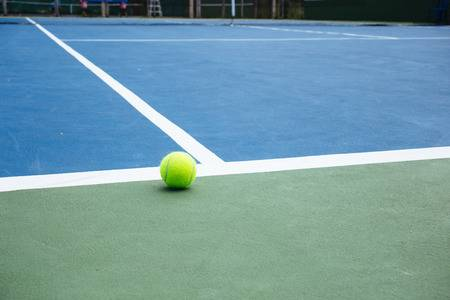
#> input picture tb3_autonomy/opencv_concepts/images/tennisball01.jpg, 450 x 300 px
$ python ball_detection.py
#> lines starting #> are read from the running program, lines starting #| are printed output that depends on the picture; after the words box and inside, x2 and y2 are one past the last pixel; in counts of white or black regions, pixels touching at a corner belong together; long printed decimals are rounded
#!/usr/bin/env python

import numpy as np
import cv2

# Read image from a specified path as RGB image
def read_rgb_image(image_path):
    rgb_image = cv2.imread(image_path, cv2.IMREAD_COLOR)
    cv2.imshow("RGB_Image", rgb_image)
    return rgb_image

# Convert an RGB image into HSV, then apply a mask to that image based on the provided color ranges
def apply_filter(rgb_image, lower_hsv_color_bound, upper_hsv_color_bound):
    # Convert image to HSV
    hsv_image = cv2.cvtColor(rgb_image, cv2.COLOR_BGR2HSV)
    cv2.imshow("HSV_Image", hsv_image)

    # Define the yellow mask based on the upper and lower bounds
    # This function performs a thresholding operation and converts the image into black and white
    mask = cv2.inRange(hsv_image, lower_hsv_color_bound, upper_hsv_color_bound)
    cv2.imshow("Yellow mask", mask)

    # return the binary image after mask has been applied
    return mask

def get_all_contours(binary_image_mask):
    contours, hierarchy = cv2.findContours(binary_image_mask,
                                              cv2.RETR_TREE,
                                              cv2.CHAIN_APPROX_SIMPLE  )
    return contours

def draw_ball_contour(binary_image, rgb_image, contour_list):
    black_image = np.zeros([binary_image.shape[0], binary_image.shape[1], 3], 'uint8')
    index = -1 # specify all contours
    thickness = 2 # thickness of the contour line
    green_color = (150, 250, 150)
    red_color = (0, 0, 255)
    pink_color = (150, 159, 255)

    # cv2.drawContours(rgb_image, contour_list, index, color, thickness)

    for c in contour_list:
        area = cv2.contourArea(c)
        perimiter = cv2.arcLength(c, True)
        ((x,y), radius) = cv2.minEnclosingCircle(c)
        if (area>100):
            cv2.drawContours(rgb_image, [c], index, green_color, thickness)
            cv2.drawContours(black_image, [c], index, green_color, thickness)
            cx, cy = get_contour_center(c)
            cv2.circle(rgb_image, (cx, cy), (int)(radius), red_color,1) # draw enclosing circle
            cv2.circle(black_image, (cx, cy), (int)(radius), red_color,1) # draw enclosing circle
            cv2.circle(black_image, (cx, cy), 5, pink_color,-1) # draw center
            print("Area: {}, Perimiter: {}".format(area, perimiter))

    print("Number of contours: {}".format(len(contour_list)))
    cv2.imshow("RGB Image Contours", rgb_image)
    cv2.imshow("Black Image Contours", black_image)

def get_contour_center(contour):
    M = cv2.moments(contour)
    cx = -1
    cy = -1
    if (M['m00'] != 0):
        cx = int(M['m10']/M['m00'])
        cy = int(M['m01']/M['m00'])
    return cx, cy

def main():
    # Step 1: Read the image in
    image_path = "../images/tennisball01.jpg"
    rgb_image = read_rgb_image(image_path)
#> in read_rgb_image, rgb_image is the input picture: shape (300, 450, 3); mean B, G, R 163.1, 153.2, 114.3

    # Step 2: Apply the binary image mask
    # Format is H, S, V. So to target yellow, we'll target the below as upper and lower bounds.
    lower_hsv_color_bound = (30, 150, 100)
    upper_hsv_color_bound = (60, 255, 255)
    binary_image_mask = apply_filter(rgb_image, lower_hsv_color_bound, upper_hsv_color_bound)
#> in apply_filter, `hsv_image = cv2.cvtColor(rgb_image, cv2.COLOR_BGR2HSV)`: hsv_image: shape (300, 450, 3); mean H, S, V 86.4, 88.9, 174.5
#> in apply_filter, `mask = cv2.inRange(hsv_image, lower_hsv_color_bound, upper_hsv_color_b..`:
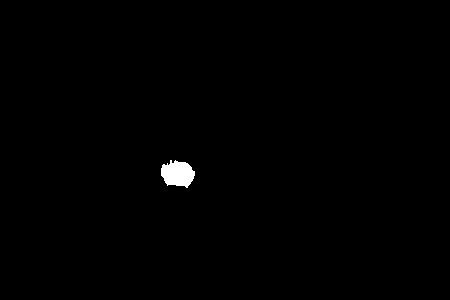
#> mask: shape (300, 450); 0.51% white; 1 white region

    # Step 3: Get the contours
    contour_list = get_all_contours(binary_image_mask)
#> in get_all_contours, `contours, hierarchy = cv2.findContours(binary_image_mask, cv2.RETR_TRE..`: contours = 1 contour; box (x1, y1, x2, y2) and area: (161, 160, 195, 188) 637
#> contour_list has the same summary as contours in get_all_contours

    # Step 4: Draw the contour onto the image
    draw_ball_contour(binary_image_mask, rgb_image, contour_list)
#> the loop in draw_ball_contour, `for c in contour_list:` made 1 pass
#> (area, perimiter, x, y, radius, cx, cy) on pass 1: (637, 112.9, 177, 173.1, 17.09, 177, 173)
#| Area: 637.0, Perimiter: 112.912
#> after the loop in draw_ball_contour, `for c in contour_list:`:
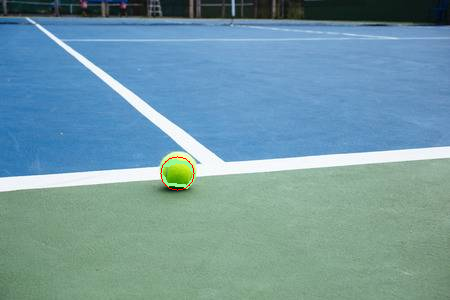
#> rgb_image: shape (300, 450, 3); 0.3% of pixels changed, all inside (x1, y1, x2, y2) = (160, 156, 196, 191)
#| Number of contours: 1

    cv2.waitKey(0)
    cv2.destroyAllWindows()

if __name__ == '__main__':
    main()

$ run again, with tb3_autonomy/opencv_concepts/images/tennisball04.jpg copied over tb3_autonomy/opencv_concepts/images/tennisball01.jpg
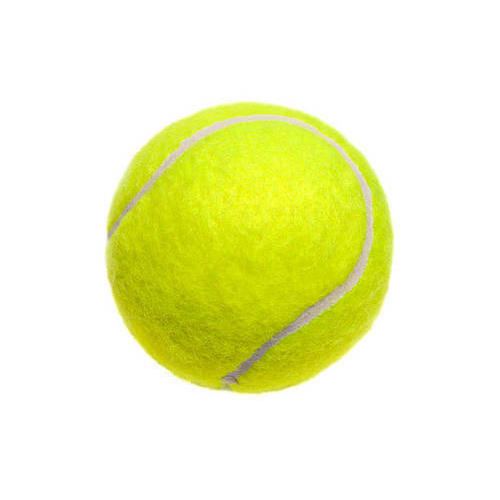
#> input picture tb3_autonomy/opencv_concepts/images/tennisball04.jpg, 500 x 500 px
#> in read_rgb_image, rgb_image is the input picture: shape (500, 500, 3); mean B, G, R 195.5, 244.6, 241
#> hsv_image: shape (500, 500, 3); mean H, S, V 9.7, 58.1, 244.7
#> in apply_filter, `mask = cv2.inRange(hsv_image, lower_hsv_color_bound, upper_hsv_color_b..`:
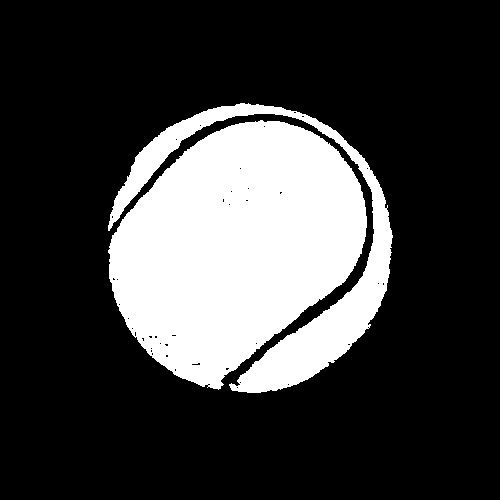
#> mask: shape (500, 500); 24% white; 2 white regions
#> contours = 44 contours, 42 with area under 20; largest, box (x1, y1, x2, y2) and area: (108, 120, 367, 390) 46675, (108, 103, 393, 393) 12428
#> contour_list has the same summary as contours in get_all_contours
#> the loop in draw_ball_contour, `for c in contour_list:` made 44 passes
#> (area, perimiter, x, y, radius, cx, cy) on passes 1, 31: (46675, 887.7, 246.4, 254.9, 139.3, 235, 245), (12428, 1432.2, 249, 247.1, 145.4, 288, 262)
#> (printed output is left out)
#> after the loop in draw_ball_contour, `for c in contour_list:`:
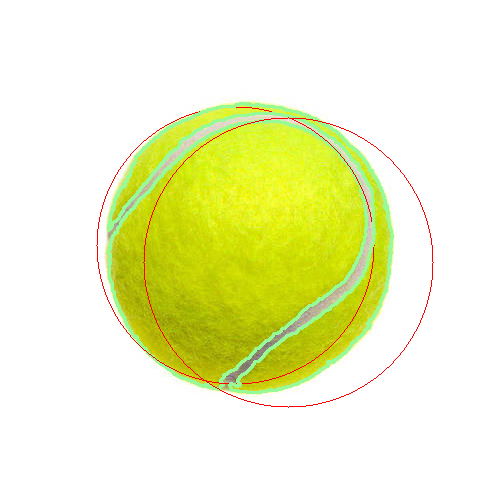
#> rgb_image: shape (500, 500, 3); 3.54% of pixels changed, all inside (x1, y1, x2, y2) = (96, 102, 434, 408)
#| Number of contours: 44
